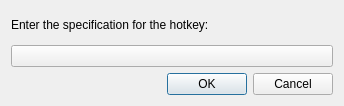
<ui version="4.0" >
 <class>HotkeyDialogBase</class>
 <widget class="QDialog" name="HotkeyDialogBase" >
  <property name="geometry" >
   <rect>
    <x>0</x>
    <y>0</y>
    <width>344</width>
    <height>106</height>
   </rect>
  </property>
  <property name="windowTitle" >
   <string>Hotkey</string>
  </property>
  <layout class="QVBoxLayout" >
   <item>
    <widget class="QLabel" name="label" >
     <property name="text" >
      <string>Enter the specification for the hotkey:</string>
     </property>
    </widget>
   </item>
   <item>
    <widget class="KeySequenceWidget" name="m_pKeySequenceWidgetHotkey" >
    </widget>
   </item>
   <item>
    <widget class="QDialogButtonBox" name="buttonBox" >
     <property name="orientation" >
      <enum>Qt::Horizontal</enum>
     </property>
     <property name="standardButtons" >
      <set>QDialogButtonBox::Cancel|QDialogButtonBox::NoButton|QDialogButtonBox::Ok</set>
     </property>
    </widget>
   </item>
  </layout>
 </widget>
 <customwidgets>
  <customwidget>
   <class>KeySequenceWidget</class>
   <extends>QPushButton</extends>
   <header>KeySequenceWidget.h</header>
  </customwidget>
 </customwidgets>
 <resources/>
 <connections>
  <connection>
   <sender>buttonBox</sender>
   <signal>accepted()</signal>
   <receiver>HotkeyDialogBase</receiver>
   <slot>accept()</slot>
   <hints>
    <hint type="sourcelabel" >
     <x>248</x>
     <y>254</y>
    </hint>
    <hint type="destinationlabel" >
     <x>157</x>
     <y>274</y>
    </hint>
   </hints>
  </connection>
  <connection>
   <sender>buttonBox</sender>
   <signal>rejected()</signal>
   <receiver>HotkeyDialogBase</receiver>
   <slot>reject()</slot>
   <hints>
    <hint type="sourcelabel" >
     <x>316</x>
     <y>260</y>
    </hint>
    <hint type="destinationlabel" >
     <x>286</x>
     <y>274</y>
    </hint>
   </hints>
  </connection>
 </connections>
</ui>
